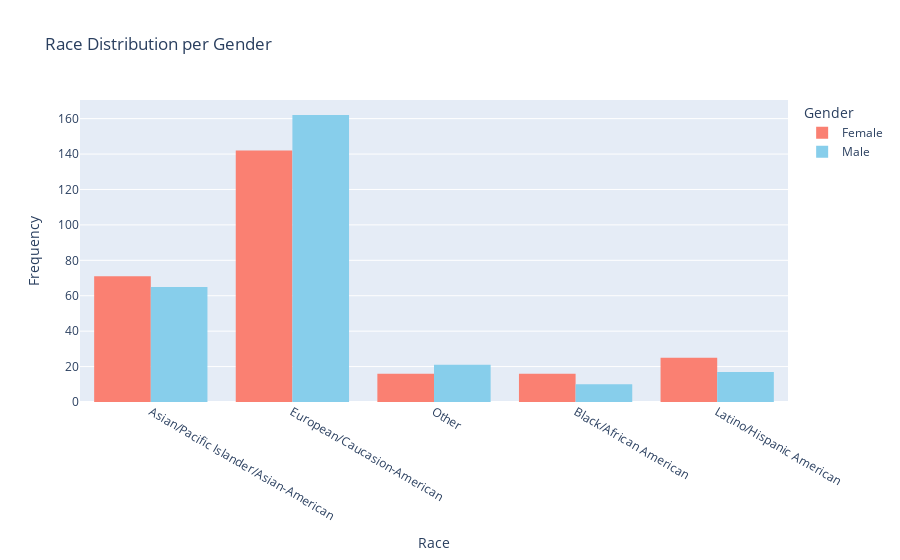

Here is the notebook cell this chart was saved with:
### Code cell
# graph Race Distribution per Gender
fig = px.histogram(dataset_unique, x='race', color='gender', 
                   color_discrete_sequence=['salmon', 'skyblue'], 
                   title='Race Distribution per Gender',
                   labels={'race': 'Race', 'gender': 'Gender', 'count': 'Frequency'},
                   barmode='group')

fig.update_layout(xaxis_title='Race', yaxis_title='Frequency')
fig.show()

### Figure 1 — Plotly figure (JSON) as saved in the notebook; plotly's stock layout.template omitted (floating-point values rounded to 4 significant figures; data arrays with more than 128 entries replaced by an {"elided": "..."} marker saying what was removed)
{"data": [{"alignmentgroup": "True", "bingroup": "x", "hovertemplate": "Gender=Female<br>Race=%{x}<br>count=%{y}<extra></extra>", "legendgroup": "Female", "marker": {"color": "salmon", "pattern": {"shape": ""}}, "name": "Female", "offsetgroup": "Female", "orientation": "v", "showlegend": true, "type": "histogram", "x": {"elided": "274 str values"}, "xaxis": "x", "yaxis": "y"}, {"alignmentgroup": "True", "bingroup": "x", "hovertemplate": "Gender=Male<br>Race=%{x}<br>count=%{y}<extra></extra>", "legendgroup": "Male", "marker": {"color": "skyblue", "pattern": {"shape": ""}}, "name": "Male", "offsetgroup": "Male", "orientation": "v", "showlegend": true, "type": "histogram", "x": {"elided": "277 str values"}, "xaxis": "x", "yaxis": "y"}], "layout": {"barmode": "group", "legend": {"title": {"text": "Gender"}, "tracegroupgap": 0}, "title": {"text": "Race Distribution per Gender"}, "xaxis": {"anchor": "y", "domain": [0, 1], "title": {"text": "Race"}}, "yaxis": {"anchor": "x", "domain": [0, 1], "title": {"text": "Frequency"}}}}
